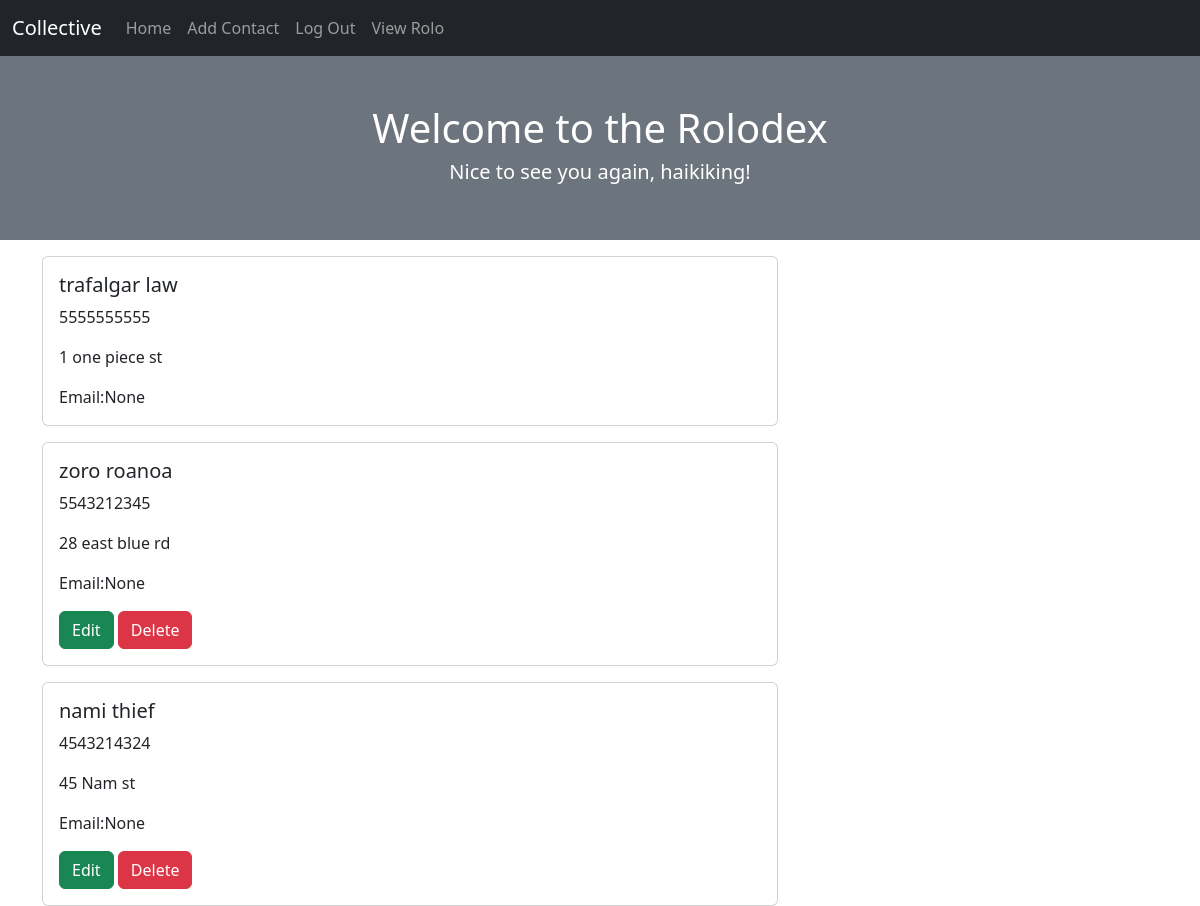
Page /view (signed in) on the committed database.
### app/models.py (models this page shows, shortened)
class Users(db.Model, UserMixin):
    id = db.Column(db.Integer, primary_key=True)
    first_name = db.Column(db.String(64), nullable=False)
    last_name = db.Column(db.String(64), nullable=False)
    username = db.Column(db.String(64), unique=True, nullable=False)
    email = db.Column(db.String(120), unique=True, nullable=False)
    password = db.Column(db.String(255), nullable=False)
    date_joined = db.Column(db.DateTime, default=datetime.utcnow)
    address = db.relationship('Address', backref='user', lazy=True)

class Address(db.Model):
    id = db.Column(db.Integer, primary_key=True)
    first_name = db.Column(db.String(64), nullable=False)
    last_name = db.Column(db.String(64), nullable=False)
    phone = db.Column(db.String(15), nullable=False)
    address = db.Column(db.String(64))
    email = db.Column(db.String(64))
    notes = db.Column(db.String(64))
    user_id = db.Column(db.Integer, db.ForeignKey('users.id'))

### app/routes.py (the view)
@app.route('/view')
def view():
    addresses = Address.query.all()
    return render_template('view.html', addresses = addresses)

### app/models.py (called while the page is built)
@login.user_loader
def geu_user_by_id(user_id):
    return db.session.get(Users, user_id)

### app/templates/view.html (shortened to what this page needs)
{% extends 'base.html' %}
{% block header %}
    <h1>Welcome to the Rolodex</h1>
    {% if current_user.is_authenticated %}
        <h5>Nice to see you again, {{ current_user.username }}!</h5>
    {% else %}
        <h5>Please Sign Up or Log In to Create New Contact</h5>
    {% endif %}
{% endblock %}
{% block content %}
    <div class="row">
        <div class="col-12 col-lg-8 order-1 order-lg-0">
            {% for address in addresses %}
                <div class="card mt-3">
                    <div class="row g-0">
                        <div class="col-md-8">
                            <div class="card-body">
                                <h5 class="card-title">{{ address.first_name }} {{address.last_name}}</h5>
                                <p class="card-text">{{ address.phone }}</p>
                                <p class="card-text">{{ address.address }}</p>
                                <p class="card-text">Email:{{ address.email }}</p>
                                {% if address.user == current_user %}
                                <a href="{{ url_for('edit_contact', address_id =address.id)}}" class = "btn btn-success">Edit</a>
                                <button type = "button" class=" btn btn-danger" data-bs-toggle="modal" data-target="deleteAddressModal-{{ address.id }}">Delete</button>
                                {% endif %}
                            </div>
                        </div>
                    </div>
                </div>
            {% endfor %}
        </div>
    </div>
{%endblock%}

### rows in the picture
Users: username "haikiking"
Address: first_name "trafalgar", last_name "law", phone "5555555555", address "1 one piece st", email "None"
Address: first_name "zoro", last_name "roanoa", phone "5543212345", address "28 east blue rd", email "None"
Address: first_name "nami", last_name "thief", phone "4543214324", address "45 Nam st", email "None"
